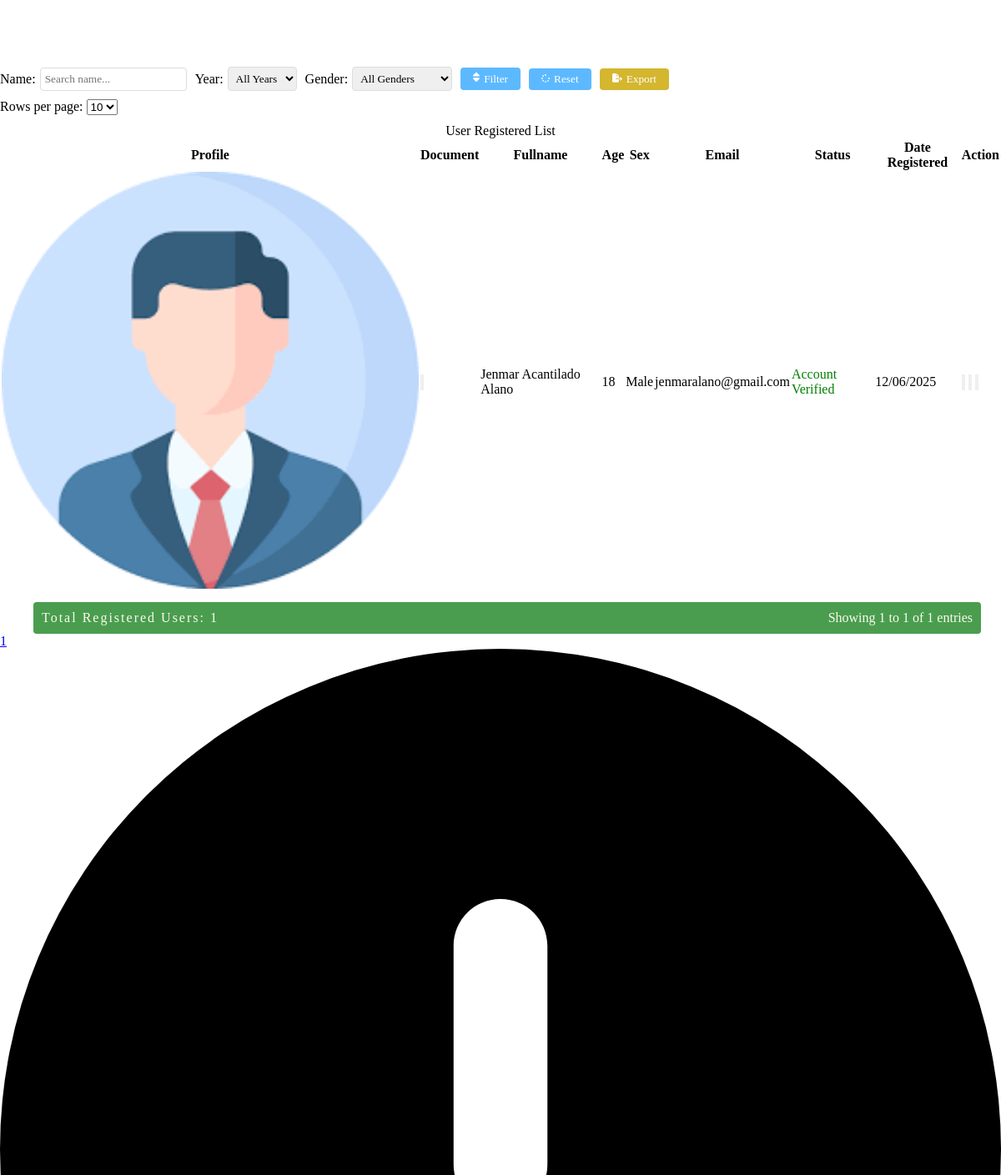
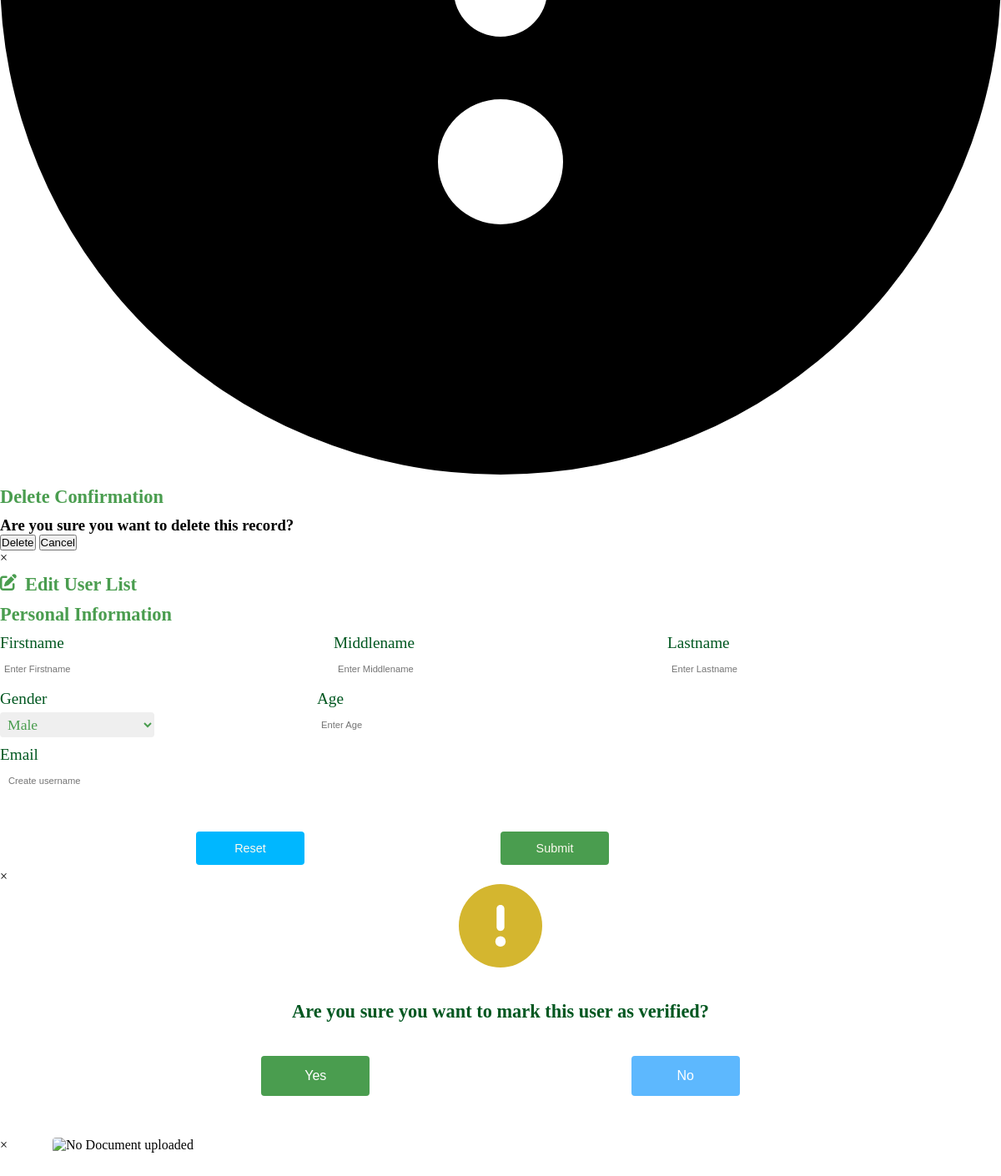
/administrator/admin_panel/user_register_folder/table.php, run on the app's committed database (2 pictures, top to bottom).
### tables this page shows
CREATE TABLE `user_account` (
  `firstname` varchar(200) NOT NULL,
  `middlename` varchar(250) NOT NULL,
  `lastname` varchar(200) NOT NULL,
  `suffix` varchar(250) NOT NULL,
  `email` varchar(200) NOT NULL,
  `password` varchar(200) NOT NULL,
  `gender` varchar(200) NOT NULL,
  `birthday` date NOT NULL,
  `age` int(11) NOT NULL,
  `date_registered` date NOT NULL,
  `house_no` varchar(200) NOT NULL,
  `sitio_pook` varchar(200) NOT NULL,
  `contact_no` varchar(200) NOT NULL,
  `profile` varchar(200) NOT NULL,
  `verify` varchar(200) NOT NULL,
  `support_doc` varchar(200) NOT NULL,
  `user_id` int(11) NOT NULL
);

### administrator/admin_panel/user_register_folder/table.php (the view, shortened to what this page needs)
<!DOCTYPE html>
<html lang="en">
<head>
</head>
<body>
    <?php
    require("../../database/conn_db.php");
    $name_filter = isset($_GET['name_filter']) ? $_GET['name_filter'] : '';
    $date_from = isset($_GET['date_from']) ? $_GET['date_from'] : '';
    $date_to = isset($_GET['date_to']) ? $_GET['date_to'] : '';
    $gender_filter = isset($_GET['gender_filter']) ? $_GET['gender_filter'] : '';
    $page = isset($_GET['page']) ? max(1, (int)$_GET['page']) : 1;
    $limit = isset($_GET['limit']) ? max(1, (int)$_GET['limit']) : 10;
    $offset = ($page - 1) * $limit;
    $whereClause = [];
    $params = [];
    $types = '';
    $whereSQL = !empty($whereClause) ? 'WHERE ' . implode(' AND ', $whereClause) : '';
    $countQuery = "SELECT COUNT(*) AS total FROM user_account $whereSQL";
    $countStmt = $conn->prepare($countQuery);
    $countStmt->execute();
    $countResult = $countStmt->get_result();
    $totalRows = $countResult->fetch_assoc()['total'];
    $totalPages = max(1, ceil($totalRows / $limit));
    $startRow = ($page - 1) * $limit + 1;
    $endRow = min($page * $limit, $totalRows);
    $sql = "SELECT * FROM user_account $whereSQL ORDER BY user_id DESC LIMIT ? OFFSET ?";
    $stmt = $conn->prepare($sql);
    if (!empty($params)) {
        $params[] = $limit;
        $params[] = $offset;
        $types .= 'ii';
        $stmt->bind_param($types, ...$params);
    } else {
        $stmt->bind_param('ii', $limit, $offset);
    }
    $stmt->execute();
    $result = $stmt->get_result();
    ?>
    <div class="limit-selector">
    <form method="GET" action="" class="filter-form">
            <div class="filter-group">
                <label for="name_filter">Name:</label>
                <input type="text" name="name_filter" id="name_filter" value="<?php echo htmlspecialchars($name_filter); ?>" placeholder="Search name...">
            </div>
            <div class="filter-group">
                <label for="year_filter">Year:</label>
                <select name="year_filter" id="year_filter">
                    <option value="">All Years</option>
                </select>
            </div>
            <div class="filter-group">
                <label for="gender_filter">Gender:</label>
                <select name="gender_filter" id="gender_filter">
                    <option value="">All Genders</option>
                </select>
            </div>
            <button type="submit" class="filter-btn">Filter</button>
            <button type="button" class="reset-btn" onclick="window.location.href='?page=1&limit=<?php echo $limit; ?>'">Reset</button>
            <button type="button" class="export-btn" id="export-btn">Export</button>
        </form>
        <form method="GET" action="">
            <label for="limit">Rows per page:</label>
            <select name="limit" id="limit" onchange="this.form.submit()">
                <option value="10" <?php if ($limit == 10) echo 'selected'; ?>>10</option>
            </select>
        </form>
    </div>
    <?php if ($result->num_rows > 0): ?>
    <table>
        <caption>User Registered List</caption>
        <tr>
            <th>Profile</th>
            <th>Document</th>
            <th>Fullname</th>
            <th>Age</th>
            <th>Sex</th>
            <th>Email</th>
            <th>Status</th>
            <th>Date Registered</th>
            <th>Action</th>
        </tr>
        <?php
        while($row = $result->fetch_assoc()) {
            $firstname = $row["firstname"];
            $middlename = $row["middlename"];
            $lastname = $row["lastname"];
            $gender = $row["gender"];
            $age = $row["age"];
            $email = $row["email"];
            $date_registered = $row["date_registered"];
             $support_doc = $row["support_doc"];
             $profile = $row["profile"];
        ?>
        <tr class="table_hover">
             <td class = "img"><img src="/BIS/asset/image/user_profile/<?php echo  $profile; ?>" alt="" width = 500/></td>
             <td class = "img" ><button class="view_doc_btn" data-id="<?php echo $row["user_id"]; ?>" > <img src="/BIS/asset/image/user_profile/<?php echo  $support_doc; ?>" alt="" width = 500 style = "margin-left:auto;  "></button></td>
            <td><?php echo $firstname . " " . $middlename . " " . $lastname; ?></td>
            <td><?php echo $age; ?></td>
            <td><?php echo $gender; ?></td>
            <td><?php echo $email; ?></td>
            <td>
                  <?php
                                            $verify = $row["verify"];
                                            if ($verify  == "Pending Verification") {
                                                echo "<p style='color:red;'>Pending Verification</p>";
                                            } elseif ($verify == "Account Verified") {
                                                echo "<p style='color:green;'>Account Verified</p>";
                                            }
                    ?>
            </td>
            <td><?php echo date('m/d/Y', strtotime($date_registered)); ?></td>
            <td>
                <div id="form_up_del_official">
                    <button id="verify_btn" class="verify_btn_register" data-id="<?php echo $row["user_id"]; ?>"></button>
                    <button id="update_official_btn" class="update_btn_register" data-id="<?php echo $row["user_id"]; ?>">
                    </button>
                    <button id="delete_official_btn" class="delete_btn_blotter_user" data-id="<?php echo $row["user_id"]; ?>">
                    </button>
                </div>
            </td>
        </tr>
        <?php } ?>
    </table>
    <div class="table-footer">
        <div class="total-count">Total Registered Users: <?php echo $totalRows; ?></div>
        <div class="pagination-info">
            Showing <?php echo $startRow; ?> to <?php echo $endRow; ?> of <?php echo $totalRows; ?> entries
        </div>
    </div>
    <div class="pagination">
        <?php for ($i = 1; $i <= $totalPages; $i++): ?>
            <a href="?page=<?php echo $i; ?>&limit=<?php echo $limit; ?>&name_filter=<?php echo urlencode($name_filter); ?>&date_from=<?php echo urlencode($date_from); ?>&date_to=<?php echo urlencode($date_to); ?>&gender_filter=<?php echo urlencode($gender_filter); ?>"
               class="<?php echo $i == $page ? 'active' : ''; ?>">
                <?php echo $i; ?>
            </a>
        <?php endfor; ?>
    </div>
    <?php endif; ?>
    <div id="delete-modal_user" class="delete-modal_user">
        <div class="delete-modal-content_user">
            <span class="close-icon">
                <svg xmlns="http://www.w3.org/2000/svg" viewBox="0 0 512 512">
                    <path d="M256 512A256 256 0 1 0 256 0a256 256 0 1 0 0 512zm0-384c13.3 0 24 10.7 24 24v112c0 13.3-10.7 24-24 24s-24-10.7-24-24V152c0-13.3 10.7-24 24-24zM224 352a32 32 0 1 1 64 0 32 32 0 1 1 -64 0z"/>
                </svg>
            </span>
            <h2>Delete Confirmation</h2>
            <h3>Are you sure you want to delete this record?</h3>
            <div class="div-delete_user">
                <button id="confirm-delete_user" class="btn-delete_user">Delete</button>
                <button id="cancel-delete_user" class="btn-delete_user">Cancel</button>
            </div>
        </div>
    </div>
    <div id="edit-modal_blotter" class="edit-modal_blotter">
        <div class="edit-modal-content_blotter">
            <span class="update-close-btn" onclick="document.getElementById('edit-modal_blotter').style.display='none';">&times;</span>
            <?php include("user_register_folder/update_user.php"); ?>
        </div>
    </div>
    <div id="verify_blotter" class="verify_blotter">
        <div class="verify-modal-content_blotter">
            <span class="update-close-btn" onclick="document.getElementById('verify_blotter').style.display='none';">&times;</span>
            <?php include("user_register_folder/verify.php"); ?>
        </div>
    </div>
   <div id="view_doc-modal" class="view_doc-modal">
        <div class="view_doc-modal-content">
            <span class="update-close-btn" onclick="document.getElementById('view_doc-modal').style.display='none';">&times;</span>
           <img src="" alt="No Document uploaded" id="image_photo_view" style="width: 800px; height: 100%; margin: 50px 80px 50px 50px; border-radius:4px; ">
        </div>
    </div>
</body>
</html>

### administrator/admin_panel/user_register_folder/user_register.css (style rules this page uses)
* { margin: 0px; padding: 0px; box-sizing: content-box; list-style-type: none ; }
html { scroll-behavior: smooth; }
:root { --bg-color:#FCFAEE; --2nd-bg-color:#4A9D4f; --sub-bg-color: #005720 ; --1st-text-color: #005720 ; --2nd-text-color: rgb(53, 53, 53); --3rd-text-color: #FCFAEE; --btn-color: #F5E402; --other-color :rgb(0, 183, 255); }
@media only screen and (min-width: 320px ) { .registration_h1, h2 { font-family: "sub_text"; color: #4A9D4f; margin-top: 10px; margin-bottom: 10px; font-size: 1rem; } }
@media only screen and (min-width: 481px ) { .registration_h1, h2 { font-family: "sub_text"; color: #4A9D4f; margin-top: 10px; margin-bottom: 10px; font-size: 1rem; } }
@media only screen and (min-width: 601px ) { .registration_h1, h2 { font-family: "sub_text"; color: #4A9D4f; margin-top: 10px; margin-bottom: 10px; font-size: 1.2rem; } }
@media only screen and (min-width: 769px ) { .registration_h1, h2 { font-family: "sub_text"; color: #4A9D4f; margin-top: 10px; margin-bottom: 10px; font-size: 1.4rem; } }

### administrator/admin_panel/user_register_folder/table.php (style rules this page uses)
.table-footer { display: flex; justify-content: space-between; margin-top: 10px; padding: 10px; margin-left:40px; background-color:#4A9D4f; border-radius: 4px; width: 93%; transition: all 0.5s ease; }
.total-count { font-weight: 400; color:#FCFAEE; font-family:"sub_text"; letter-spacing:2px; }
.pagination-info { color: #666; color:#FCFAEE; font-family:"sub_text"; }
.limit-selector { margin-top:80px; margin-left:0px; }
.limit-selector form { margin-bottom:10px; }
.filter-form { display: flex; flex-wrap: wrap; gap: 10px; align-items: center; }
.filter-group { display: flex; align-items: center; gap: 5px; }
.filter-group label { font-family: "sub_text"; font-size: 1rem; margin-left:0px; }
.filter-group select, .filter-group input { padding: 5px; border: 1px solid #ddd; border-radius: 4px; font-family: "sub_text"; }
.filter-btn { padding: 5px 15px; background-color: rgb(93,185,255); color: white; border: none; border-radius: 4px; cursor: pointer; font-family: "sub_text"; }
.reset-btn { padding: 5px 15px; background-color: rgb(93,185,255); color: white; border: none; border-radius: 4px; cursor: pointer; font-family: "sub_text"; }
.export-btn { padding: 5px 15px; background-color: rgb(212,182,47); color: white; border: none; border-radius: 4px; cursor: pointer; font-family: "sub_text"; }

### data on the page
user_account: profile (picture), firstname "Jenmar", middlename "Acantilado", lastname "Alano", age "18", gender "Male", email "jenmaralano@gmail.com", verify "Account Verified", date_registered "12/06/2025"

### other printed values
$totalRows "1"
$startRow "1"
$endRow "1"
